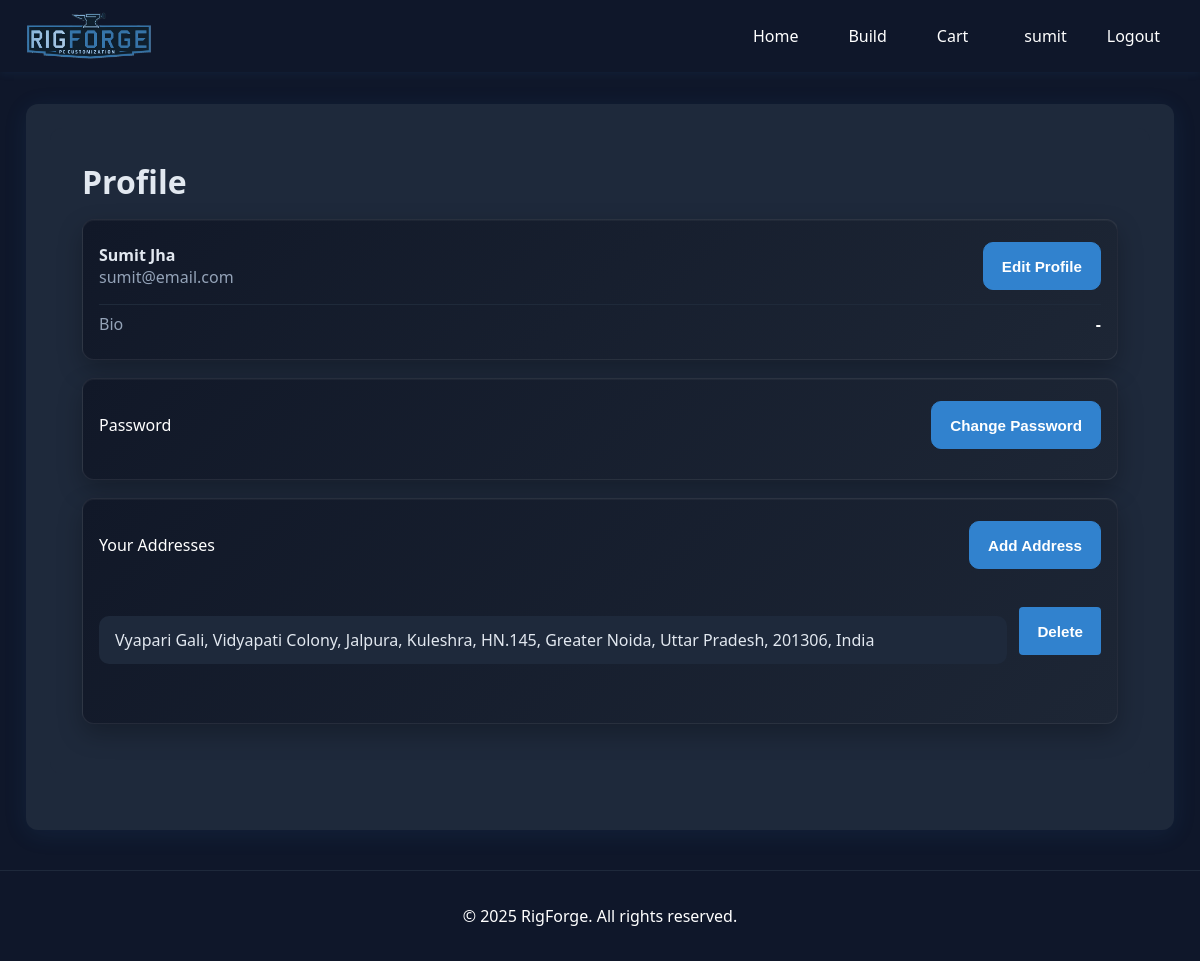
Screenshot of /profile/ (signed in) with the database file from the repository.
### core/models.py (models this page shows, shortened)
class User(AbstractUser):
    name = models.CharField(max_length=200, null=True)
    email = models.EmailField(unique=True, null=True, blank=True)
    bio = models.TextField(null=True, blank=True)
    username = models.CharField(max_length=150, unique=True)
    USERNAME_FIELD = 'username'
    REQUIRED_FIELDS = []
    objects = UserManager()

class Address(models.Model):
    user = models.ForeignKey(User, on_delete=models.CASCADE, related_name='addresses')
    line1 = models.CharField(max_length=255)
    line2 = models.CharField(max_length=255, blank=True)
    city = models.CharField(max_length=100)
    state = models.CharField(max_length=100)
    postal_code = models.CharField(max_length=20)
    country = models.CharField(max_length=100)
    created_at = models.DateTimeField(auto_now_add=True)

### core/views.py (the view, shortened to what this page needs)
# urls.py: path('profile/', EditProfileView.as_view(), name='profile'),
class EditProfileView(LoginRequiredMixin, View):
    login_url = 'login'
    def get(self, request):
        user = request.user
        addresses = user.addresses.all()
        profile_form = ProfileEditForm(instance=user)
        address_form = AddressForm()
        password_form = PasswordChangeForm(user=user)
        context = {
            'profile_form': profile_form,
            'address_form': address_form,
            'addresses': addresses,
            'password_form': password_form,
        }
        return render(request, 'core/profile.html', context)

### core/templates/core/profile.html (shortened to what this page needs)
{% extends 'main.html' %}
{% block content %}
<div class="profile-container">
  <h1 class="profile-title">Profile</h1>
  <section class="profile-card">
    <header class="profile-card-header">
      <div class="profile-name-email">
        <div class="profile-name">{{ user.name|default:user.username }}</div>
        <div class="profile-email">{{ user.email|default:"-" }}</div>
      </div>
      <button class="btn btn-primary profile-edit-btn" data-toggle="edit-profile-form">Edit Profile</button>
    </header>
    <div class="profile-card-body">
      <div class="profile-bio"><span>Bio</span><b>{{ user.bio|default:"-" }}</b></div>
    </div>
  </section>
  <section class="profile-card">
    <header class="profile-card-header">
      <div class="profile-section-title">Password</div>
      <button class="btn btn-primary profile-change-password-btn" data-toggle="change-password-form">Change Password</button>
    </header>
  </section>
  <section class="profile-card">
    <header class="profile-card-header">
      <div class="profile-section-title">Your Addresses</div>
      <button class="btn btn-primary profile-add-address-btn" data-toggle="add-address-form">Add Address</button>
    </header>
    <ul class="profile-addresses-list">
      {% for address in addresses %}
      <li class="profile-address-item">
        <div class="profile-address-text">{{ address.line1 }}, {{ address.line2 }}, {{ address.city }}, {{ address.state }}, {{ address.postal_code }}, {{ address.country }}</div>
        <form method="post" action="{% url 'delete-address' address.id %}" class="profile-address-delete-form">
          <button type="submit" class="btn btn-danger">Delete</button>
        </form>
      </li>
      {% empty %}
      <li class="profile-no-address">No addresses yet.</li>
      {% endfor %}
    </ul>
  </section>
</div>
{% endblock content %}

### templates/navbar.html (shortened to what this page needs)
{% load static %}
<header class="navbar-header">
    <div class="navbar-container">
        <a href="{% url 'home' %}" class="navbar-logo">
            <img src="{% static 'images/logo.png' %}" alt="RigForge" class="navbar-logo-img">
        </a>
        <nav class="navbar-menu">
            <div class="navbar-links">
                <a href="{% url 'home' %}" class="navbar-link">Home</a>
                <a href="{% url 'build' %}" class="navbar-link">Build</a>
                <a href="{% url 'cart' %}" class="navbar-link">Cart</a>
            </div>
            <div class="navbar-user-section">
                {% if request.user.is_authenticated %}
                <div class="navbar-auth-buttons">
                    <a href="{% url 'profile' %}" class="navbar-link">{{request.user.username}}</a>
                    <a href="{% url 'logout' %}" class="navbar-link" title="Logout">Logout</a>
                </div>
                {% else %}
                <div class="navbar-auth-buttons">
                    <a href="{% url 'login' %}" class="navbar-login-btn">
                        <span class="navbar-login-text">Login</span>
                    </a>
                </div>
                {% endif %}
            </div>
        </nav>
    </div>
</header>

### static/styles/style.css (style rules this page uses)
body, .main-body { background: #0F172A; color: #fff; font-family: 'Segoe UI', Arial, sans-serif; margin: 0; padding: 0; }
a { color: #3182CE; text-decoration: none; transition: color 0.2s; }
.navbar-header { background: #0F172A; box-shadow: 0 2px 8px rgba(49,130,206,0.08); position: sticky; top: 0; z-index: 1000; }
.navbar-header, .navbar-container, .navbar-menu { transition: all 250ms ease; }
.navbar-container { max-width: 1200px; margin: 0 auto; padding: 12px 24px; display: flex; align-items: center; justify-content: space-between; }
.navbar-logo { display: inline-block; text-decoration: none; line-height: 0; margin: 0; padding: 0; font-size: 0; }
.navbar-logo-img { height: 48px; width: auto; display: block; margin: 0; padding: 0; object-fit: contain; object-position: center; }
.navbar-menu { display: flex; align-items: center; gap: 24px; }
.navbar-links { display: flex; gap: 18px; align-items: center; }
.navbar-link { color: #fff; font-size: 16px; font-weight: 500; padding: 8px 16px; border-radius: 4px; transition: background 0.2s, color 0.2s; }
.navbar-user-section { display: flex; align-items: center; gap: 16px; color: #fff; }
.navbar-auth-buttons { display: flex; align-items: center; gap: 8px; }
button, .home-build-btn, .cart-checkout-btn, .components-btn, .profile-edit-btn, .profile-add-address-btn, .profile-change-password-btn { background: #3182CE; color: #fff; border: none; border-radius: 4px; padding: 10px 18px; font-size: 1rem; font-weight: 500; cursor: pointer; margin: 6px 0; transition: background 0.2s; }
.btn { height: 48px; padding: 0 18px; border-radius: 10px; font-weight: 700; font-size: 0.95rem; display: inline-flex; align-items: center; justify-content: center; border: 1px solid transparent; box-sizing: border-box; }
.btn-primary { background: #3182CE; border-color: #3182CE; color: #fff; }
.btn-danger { background: #dc2626; border-color: #dc2626; color: #fff; }
form { margin-bottom: 18px; }
input[type="submit"], button[type="submit"] { background: #3182CE; color: #fff; border: none; border-radius: 4px; padding: 10px 18px; font-weight: 600; cursor: pointer; }
.builds-list, .cart-item, .components-list ul, .profile-details, .profile-addresses-list, .checkout-breakdown-table { background: #1e293b; border-radius: 8px; padding: 18px; margin-bottom: 18px; box-shadow: 0 2px 8px rgba(49,130,206,0.08); }
.builds-list-item, .cart-build-details li, .cart-component-description, .profile-address-item { border-bottom: 1px solid #334155; padding: 8px 0; }
.builds-list-item:last-child, .cart-build-details li:last-child, .profile-address-item:last-child { border-bottom: none; }
h1, h2, h3, h4, h5 { color: #fff; font-weight: 700; margin-top: 0; }
.home-title, .cart-title, .build-title, .checkout-title, .profile-title { color: #e2e8f0; margin-bottom: 16px; display: inline-block; }
.profile-container { background: #1e293b; border-radius: 12px; padding: 32px; margin-bottom: 32px; }
.profile-card { background: linear-gradient(135deg, #111828 0%, #1D2635 100%); border: 1px solid #1f2a3a; border-radius: 12px; padding: 16px; margin-bottom: 18px; }
.profile-card-header { display: flex; align-items: center; justify-content: space-between; margin-bottom: 8px; }
.profile-name { font-weight: 700; color: #e2e8f0; }
.profile-email { color: #94a3b8; }
.profile-bio { display: flex; justify-content: space-between; padding: 8px 0; border-top: 1px solid #1f2a3a; }
.profile-bio span { color: #94a3b8; }
.profile-addresses-list { list-style: none; padding: 0; }
.profile-address-item { display: flex; align-items: center; justify-content: space-between; gap: 12px; padding: 10px 0; border-bottom: 1px solid #334155; }
.profile-card .profile-addresses-list { background: transparent; padding: 0; border-radius: 0; box-shadow: none; }
.profile-address-text { flex: 1; background: #1E293B; padding: 12px 16px; border-radius: 10px; color: #e2e8f0; line-height: 1.5; }
.profile-address-item:last-child { border-bottom: none; }
.build-form-wrap, .component-picker, .component-card, .build-card, .cart-card, .cart-item, .profile-card, .profile-edit-form, .profile-change-password-form, .profile-add-address-form, .components-list li { border: 1px solid rgba(255,255,255,0.08); box-shadow: 0 10px 24px rgba(0,0,0,0.25), inset 0 1px 0 rgba(255,255,255,0.04); transition: box-shadow 0.2s ease, border-color 0.2s ease; }

### rows the page displays
User: user.username "sumit", name "Sumit Jha", email "sumit@email.com", bio "-"
Address: line1 "Vyapari Gali, Vidyapati Colony, Jalpura, Kuleshra", line2 "HN.145", city "Greater Noida", state "Uttar Pradesh", postal_code "201306", country "India"
